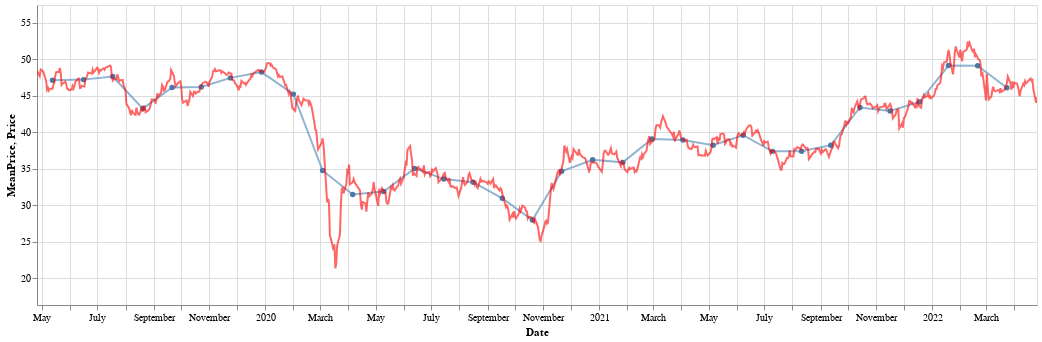

Notebook cell for this chart:
### Code cell
plot_cours_mean(name,"Month")

### Figure 1 — Vega-Lite specification as saved in the notebook (floating-point values rounded to 4 significant figures; data arrays with more than 128 entries replaced by an {"elided": "..."} marker saying what was removed)
{"config": {"view": {"continuousWidth": 400, "continuousHeight": 300}}, "layer": [{"data": {"name": "data-63a8ff6f8f82678e2a7699a00953adf3"}, "mark": {"type": "line", "color": "steelblue", "opacity": 0.6, "point": true}, "encoding": {"tooltip": [{"field": "date", "type": "temporal"}, {"field": "prix_moyen", "title": "MeanPriceMonth", "type": "quantitative"}], "x": {"field": "date", "title": "Date", "type": "temporal"}, "y": {"field": "prix_moyen", "scale": {"clamp": true, "domain": [23.0, 54.12]}, "title": "MeanPrice", "type": "quantitative"}}, "height": 300, "selection": {"selector006": {"type": "interval", "bind": "scales", "encodings": ["x", "y"]}}, "width": 1000}, {"data": {"name": "data-614709fa4f755f1251d07e042888560a"}, "mark": {"type": "line", "color": "red", "opacity": 0.6}, "encoding": {"tooltip": [{"field": "Date", "type": "temporal"}, {"field": "Dernier", "title": "Price", "type": "quantitative"}], "x": {"field": "Date", "scale": {"clamp": true, "domain": ["2019-04-26", "2022-04-26"]}, "type": "temporal"}, "y": {"field": "Dernier", "scale": {"clamp": true, "domain": [16.37, 57.4]}, "title": "Price", "type": "quantitative"}}, "height": 300, "selection": {"selector004": {"type": "interval", "encodings": ["x"]}, "selector005": {"type": "interval", "bind": "scales", "encodings": ["x", "y"]}}, "width": 1000}], "$schema": "https://vega.github.io/schema/vega-lite/v4.17.0.json", "datasets": {"data-63a8ff6f8f82678e2a7699a00953adf3": [{"date": "2019-05-13", "prix_moyen": 47.11}, {"date": "2019-06-16", "prix_moyen": 47.19}, {"date": "2019-07-18", "prix_moyen": 47.61}, {"date": "2019-08-20", "prix_moyen": 43.24}, {"date": "2019-09-21", "prix_moyen": 46.12}, {"date": "2019-10-23", "prix_moyen": 46.19}, {"date": "2019-11-24", "prix_moyen": 47.43}, {"date": "2019-12-28", "prix_moyen": 48.23}, {"date": "2020-02-01", "prix_moyen": 45.21}, {"date": "2020-03-04", "prix_moyen": 34.77}, {"date": "2020-04-06", "prix_moyen": 31.47}, {"date": "2020-05-10", "prix_moyen": 31.88}, {"date": "2020-06-13", "prix_moyen": 35.05}, {"date": "2020-07-15", "prix_moyen": 33.59}, {"date": "2020-08-16", "prix_moyen": 33.17}, {"date": "2020-09-17", "prix_moyen": 30.96}, {"date": "2020-10-20", "prix_moyen": 28.0}, {"date": "2020-11-21", "prix_moyen": 34.65}, {"date": "2020-12-25", "prix_moyen": 36.24}, {"date": "2021-01-27", "prix_moyen": 35.88}, {"date": "2021-02-28", "prix_moyen": 39.07}, {"date": "2021-04-03", "prix_moyen": 38.95}, {"date": "2021-05-06", "prix_moyen": 38.21}, {"date": "2021-06-08", "prix_moyen": 39.59}, {"date": "2021-07-10", "prix_moyen": 37.38}, {"date": "2021-08-11", "prix_moyen": 37.4}, {"date": "2021-09-12", "prix_moyen": 38.23}, {"date": "2021-10-14", "prix_moyen": 43.38}, {"date": "2021-11-16", "prix_moyen": 42.89}, {"date": "2021-12-18", "prix_moyen": 44.13}, {"date": "2022-01-19", "prix_moyen": 49.12}, {"date": "2022-02-20", "prix_moyen": 49.09}, {"date": "2022-03-24", "prix_moyen": 46.08}], "data-614709fa4f755f1251d07e042888560a": {"elided": "770 records"}}}
